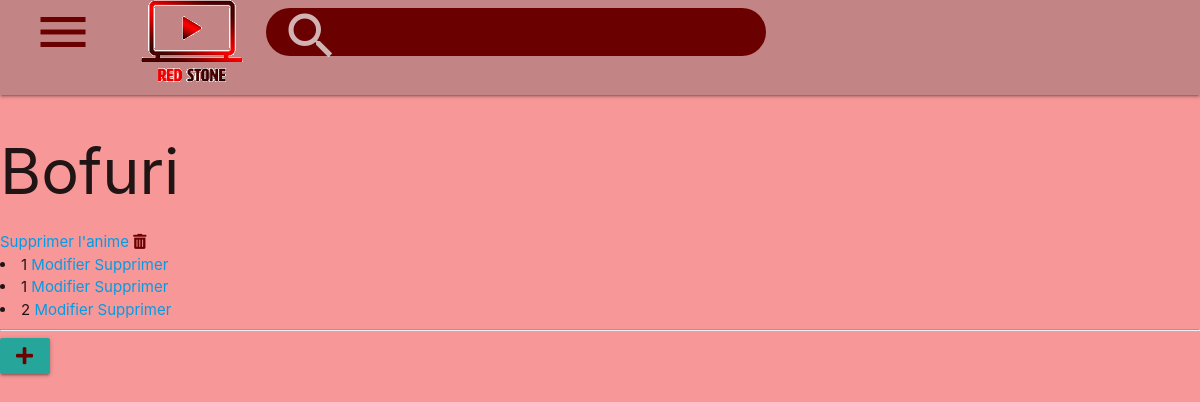
Page /projet/prive/anime.php?id=1 on the committed database.
### tables this page shows
CREATE TABLE IF NOT EXISTS `animes` (
  `id` int NOT NULL AUTO_INCREMENT,
  `name` varchar(50) NOT NULL,
  `image` varchar(255) NOT NULL,
  `description` text NOT NULL,
  `date_created` datetime NOT NULL DEFAULT CURRENT_TIMESTAMP,
  `nb_folo` int NOT NULL DEFAULT '0',
  PRIMARY KEY (`id`)
);

CREATE TABLE IF NOT EXISTS `episodes` (
  `id` int NOT NULL AUTO_INCREMENT,
  `nb_episode` int NOT NULL,
  `anime_id` int NOT NULL,
  `link` varchar(255) NOT NULL,
  `description` text NOT NULL,
  `date` datetime NOT NULL DEFAULT CURRENT_TIMESTAMP,
  `saison` int NOT NULL,
  PRIMARY KEY (`id`)
);

### projet/actions/searchAnime.php (called while the page is built)
<?php
    if(isset($anime_id)){
        $sql = "SELECT * FROM animes WHERE id=:anime_id";
        $dataBinded=array(
            ':anime_id'   => $anime_id,
        );
    }else if(isset($episodes[0])){
        $sql = "SELECT * FROM animes WHERE id=:anime_id";
        $dataBinded=array(
            ':anime_id'   => $episodes[0]['anime_id'],
        );
    };
    $pre = $pdo->prepare($sql);
    $pre->execute($dataBinded);
    $anime = current($pre->fetchAll(PDO::FETCH_ASSOC));
?>

### projet/actions/searchAllEpisode.php (called while the page is built)
<?php
    if(isset($episode_id)){
        $sql = "SELECT * FROM episodes WHERE id=:episode_id ";
        $dataBinded=array(
            ':episode_id'   => $episode_id,
        );
    }else if(isset($anime_id)){
        $sql = "SELECT * FROM episodes WHERE anime_id=:anime_id ORDER BY nb_episode";
        $dataBinded=array(
            ':anime_id'   => $anime_id,
        );
    }
    $pre = $pdo->prepare($sql);
    $pre->execute($dataBinded);
    $episodes = $pre->fetchAll(PDO::FETCH_ASSOC);
?>

### projet/composant/listEpisode.php (the view)
<?php
    if(isset($episodes[0])){
        foreach($episodes as $episode){
            ?>
                <li>
                    <?php echo $episode['nb_episode'] ?>
                    <a href="../prive/episode.php?id=<?php echo $episode['id'] ?>">Modifier</a>
                    <a href="../actions/deleteEpisode.php?id=<?php echo $episode['id'] ?>&idAnime=<?php echo $anime['id'] ?>">Supprimer</a>
                </li>
            <?php
        }
    }else{
        echo 'NOP';
    }
?>

### projet/prive/anime.php (shortened to what this page needs)
<html lang="fr">
    <head>
        <?php require "../composant/head.php" ?>
    </head>
    <body>
        <?php
            require "../composant/Menu.php";
            require "../actions/searchAllEpisode.php";
            require "../actions/searchAnime.php";
        ?>
        <h1><?php echo $anime['name'] ?></h1>
        <a href="../actions/deleteAnime.php?id=<?php echo $anime['id'] ?>">Supprimer l'anime <i class="fas fa-trash-alt"></i></a>
        <br>
        <?php require '../composant/listEpisode.php' ?>
        <hr />
        <a class="waves-effect waves-light btn modal-trigger" href="#modal1"><i class="fas fa-plus"></i></a>
    </body>
</html>

### projet/css/style.css (style rules this page uses)
body { min-height: 100vh; flex-direction: column; background-color: #f79797; }
a i { color: #6A0000; }

### rows in the picture
animes: name "Bofuri"
episodes: nb_episode "1"
episodes: nb_episode "1"
episodes: nb_episode "2"
